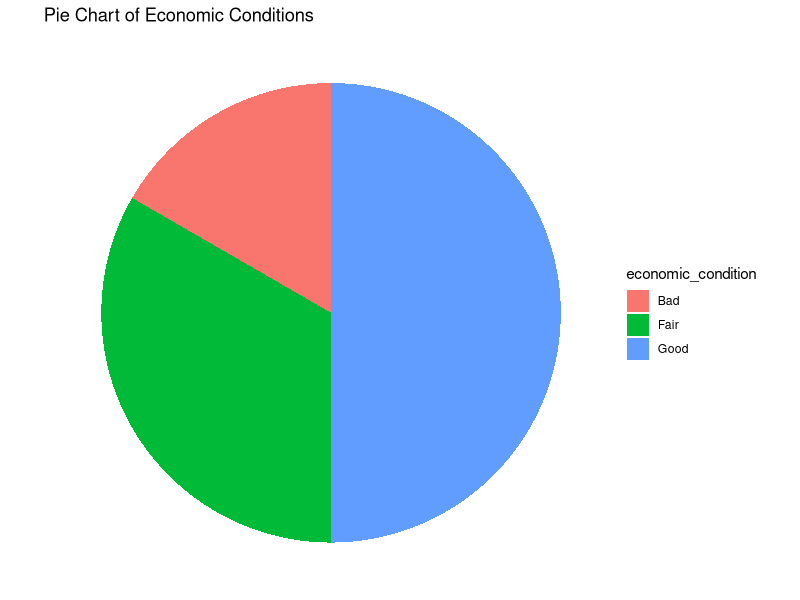

The R script that drew this image:
library(ggplot2)
month <- c('Jan', 'Feb', 'March', 'April', 'May', 'Jun', 'July', 'August', 'Sep', 'Oct', 'Nov', 'Dec')
economic_condition <- c('Good', 'Good', 'Good', 'Good', 'Fair', 'Fair', 'Good', 'Bad', 'Fair', 'Good', 'Bad', 'Fair')
unemployment_rate <- c(10.7, 9.8, 10.2, 11.2, 15.75, 17.8, 19.4, 25.6, 18.6, 15.6, 26.7, 19.5)
df <- data.frame(month = month, economic_condition = economic_condition, unemployment_rate = unemployment_rate)
p <- ggplot(df, aes(x = "", fill = economic_condition)) +
  geom_bar(width = 1) +
  coord_polar("y", start = 0) +
  labs(title = 'Pie Chart of Economic Conditions') +
  theme_void() +
  theme(legend.position = "right")
print(p)
